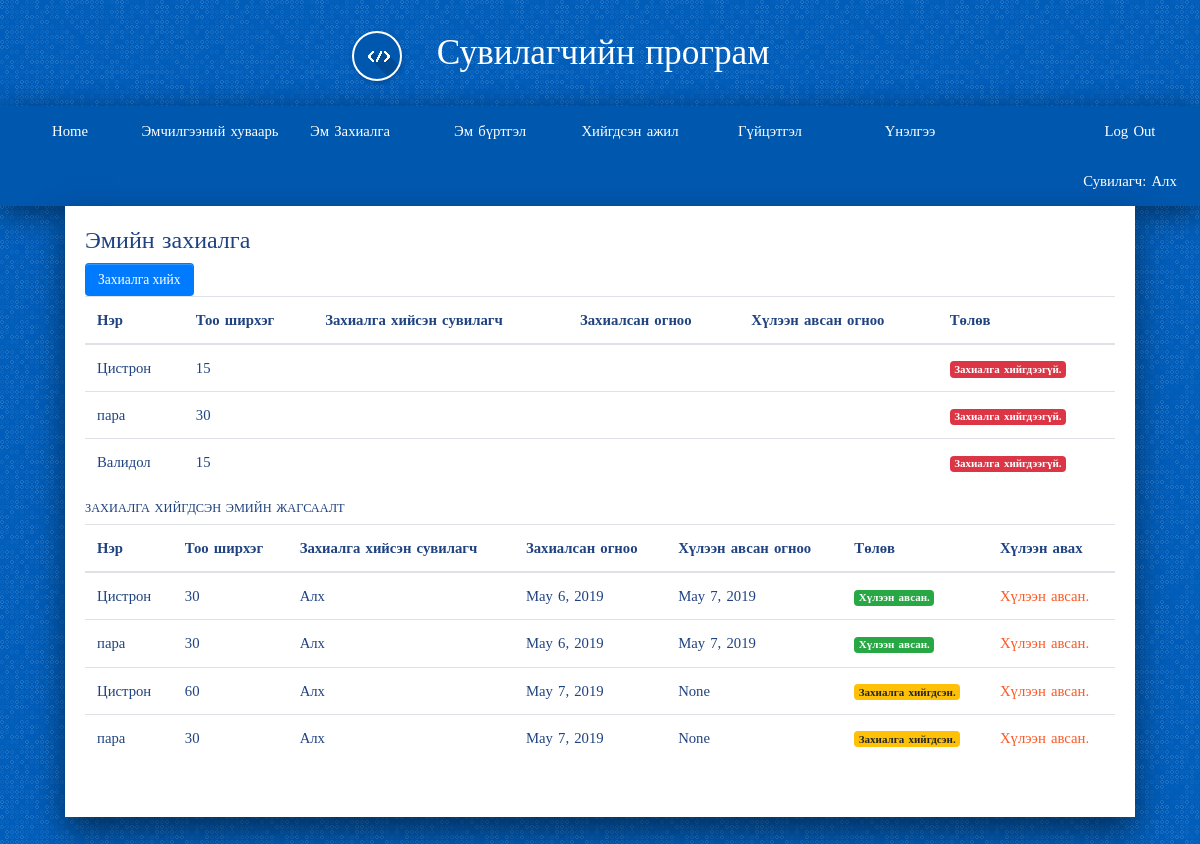
The page /drug/drug_order/ (signed in) on the database as committed earlier.
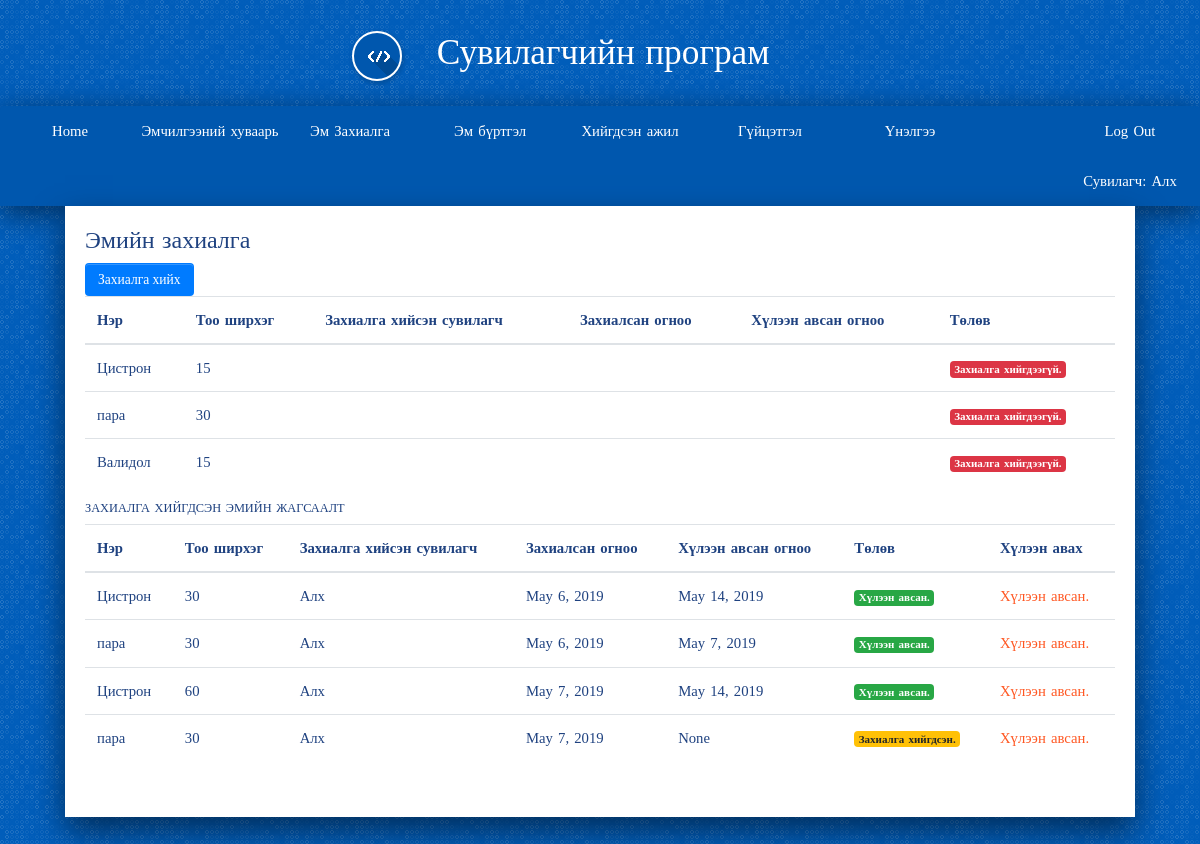
The same page on the database as committed later.
### drug/models.py (models this page shows, shortened)
class Drug_order(models.Model):
    name            = models.ForeignKey(Drug_detail, on_delete=models.SET_NULL, null=True, blank=True)
    number          = models.IntegerField(default=0)
    ordered_date    = models.DateField(default=timezone.now)
    recived_date    = models.DateField(null=True, blank=True)
    nurse           = models.ForeignKey(Worker, on_delete=models.SET_NULL, null=True, blank=True)

class Drug_detail(models.Model):
    name            = models.CharField(max_length=100)
    size            = models.CharField(max_length=50)
    nairlaga        = models.CharField(max_length=100)
    intro           = models.CharField(max_length=100)
    other_side      = models.CharField(max_length=100)
    zaavar          = models.CharField(max_length=100)
    age             = models.IntegerField()
    duration        = models.CharField(max_length=50)
    date            = models.DateField(default=timezone.now)
    factory         = models.CharField(max_length=100)
    price           = models.IntegerField()
    drug_catedory   = models.ForeignKey(Drug_category, on_delete=models.SET_NULL, null=True, blank=True)
    def __str__(self):
        return self.name

### account/models.py (models this page shows, shortened)
class Worker(models.Model):
    user            = models.OneToOneField(User, on_delete=models.CASCADE, primary_key=True, related_name='worker')
    firstname       = models.CharField(max_length=200)
    lastname        = models.CharField(max_length=200)
    register        = models.CharField(max_length=200)
    gender          = models.ForeignKey(Gender,on_delete=models.SET_NULL, null=True, blank=True)
    age             = models.IntegerField(null=True, blank=True)
    degree          = models.ForeignKey(Degree, on_delete=models.SET_NULL, null=True, blank=True)
    position        = models.ForeignKey(Position, on_delete=models.SET_NULL, null=True, blank=True)
    def __str__(self):
        return self.firstname
    def is_doctor(self):
        return self.position.name == "Эмч"

### drug/views.py (the view, shortened to what this page needs)
@login_required
def drug_order(request, template_name='drug/drug_order.html'):
    data = {}
    not_ordered = []
    ordered = []
    sum_list = []
    drug_order = Drug_order()
    today = date.today()
    not_ordered_drug = Drug_important.objects.filter(emchilgee__worker = request.user.worker).filter(is_ordered = False).values('name','name__name').annotate(Sum('shirheg'))
    pprint.pprint(not_ordered_drug)
    for items in not_ordered_drug:
        drug_detail = get_object_or_404(Drug_detail, id=items['name'])
        pprint.pprint(drug_detail)
    ordered_order = Drug_order.objects.filter(nurse = request.user.worker)
    data['not_ordered_drug'] = not_ordered_drug
    data['ordered_order'] = ordered_order
    return render(request, template_name, data)

### drug/templates/drug/drug_order.html (shortened to what this page needs)
{% extends 'base.html' %}
{% load staticfiles %}
{% load bootstrap3 %}
{% block content %}
<h4>Эмийн захиалга</h4>
<form class="" method="POST">
  <input class="btn btn-primary search" type="submit" value="Захиалга хийх" />
</form>
<table class="table">
<thead>
    <tr>
      <th> Нэр </th>
      <th> Тоо ширхэг</th>
      <th> Захиалга хийсэн сувилагч </th>
      <th> Захиалсан огноо </th>
      <th> Хүлээн авсан огноо </th>
      <th> Төлөв </th>
    </tr>
</thead>
  <tbody>
      {% for drug in not_ordered_drug %}
        <tr>
          <td>{{ drug.name__name }}</td>
          <td>{{ drug.shirheg__sum }}</td>
          <td>  </td>
          <td>  </td>
          <td>  </td>
          <td>
            <span class="badge badge-danger">Захиалга хийгдээгүй.</span>
          </td>
        </tr>
      {% endfor %}
  </tbody>
</table>
<h5> Захиалга хийгдсэн эмийн жагсаалт </h5>
<table class="table">
<thead>
    <tr>
      <th> Нэр </th>
      <th> Тоо ширхэг</th>
      <th> Захиалга хийсэн сувилагч </th>
      <th> Захиалсан огноо </th>
      <th> Хүлээн авсан огноо </th>
      <th> Төлөв </th>
      <th> Хүлээн авах </th>
    </tr>
</thead>
  <tbody>
        {% for items in ordered_order %}
          <tr>
            <td>{{ items.name }}</td>
            <td>{{ items.number }}</td>
            <td>{{ items.nurse }}</td>
            <td>{{ items.ordered_date }}</td>
            <td>{{ items.recived_date }}</td>
            <td>
              {% if items.recived_date == None %}
                <span class="badge badge-warning"> Захиалга хийгдсэн.</span>
              {% else %}
                <span class="badge badge-success"> Хүлээн авсан.</span>
              {% endif %}
            </td>
            <td> <a href="{% url 'drug:add_recived_date' items.id %}"> Хүлээн авсан. </a> </td>
          </tr>
          {% endfor %}
  </tbody>
</table>
{% endblock %}

Rows that differ between the two databases and show on the page:
changed Drug_order (number 1 of 4 on the later page): recived_date "May 7, 2019" → "May 14, 2019"
changed Drug_order (number 3 of 4 on the later page): recived_date "None" → "May 14, 2019"; recived_date "Захиалга хийгдсэн." → "Хүлээн авсан."
